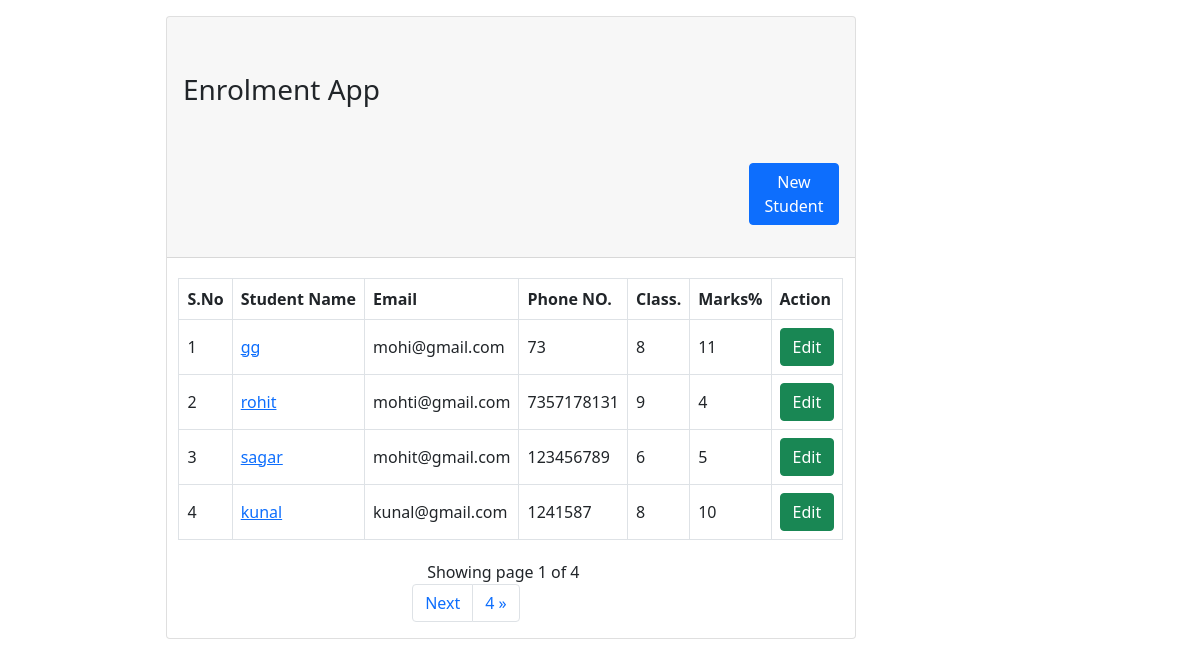
The page / on the database its author committed.
### school_enrolment/models.py (models this page shows, shortened)
class Students(models.Model):
    id=models.AutoField(primary_key=True)
    name=models.CharField(max_length=100)
    father_name=models.CharField(max_length=100)
    dob = models.DateField()
    address=models.TextField(max_length=100)
    city=models.CharField(max_length=100)
    state=models.CharField(max_length=100)
    pincode=models.IntegerField()
    phone=models.CharField(max_length=10, unique=True)
    email = models.EmailField(unique=True)
    class_opted = models.IntegerField()
    marks = models.IntegerField()
    date_enrolled=models.DateTimeField(auto_now_add=True)
    created_at=models.DateTimeField(auto_now_add=True)
    updated_at=models.DateTimeField(auto_now=True)
    objects = models.Manager()
    class Meta:
        db_table = 'students'

### school_enrolment/views.py (the view)
# urls.py: 2. Add a URL to urlpatterns:  path('', views.home, name='home')
def home(request):
    try:
        students = Students.objects.all().order_by('id')
        paginator = Paginator(students, 4)
        page_number = request.GET.get('page')
        page_obj = Paginator.get_page(paginator, page_number)
        context = {
            'page_obj': page_obj
        }
        return render(request, "home.html", context)
    except:
        messages.error(request, "Database table is not created Run migrate command")
    return render(request, "home.html")

### school_enrolment/templates/home.html (shortened to what this page needs)
<!doctype html>
<html lang="en">
<head>
    <link href="https://cdn.jsdelivr.net/npm/bootstrap@5.0.1/dist/css/bootstrap.min.css" rel="stylesheet">
</head>
<body>
<section class="content container-fluid align-middle w-75 p-3 "  >
    <div class="row">
        <div class="col-md-12" style="width: 80%">
            <div class="card">
                <div class="card-header"><br><br>
                    <h3 class="card-title">Enrolment App</h3><br><br>
                    <div class="row">
                        <div class="col-sm-10"></div>
                        <div class="col-sm-2"><a class="btn btn-primary float-right" href="{% url 'add_student' %}">New Student</a></div>
                    </div><br>
                </div>
                <div class="card-body table-responsive p-0">
                    <table class="table table-hover table-bordered text-nowrap align-middle mx-auto col px-md-5" style="padding: 200px;margin:20px;width: 95%"  >
                        <thead>
                        <tr>
                            <th>S.No</th>
                            <th>Student Name</th>
                            <th>Email</th>
                            <th>Phone NO.</th>
                            <th>Class.</th>
                            <th>Marks%</th>
                            <th>Action</th>
                        </tr>
                        </thead>
                        <tbody>
                        {% for student in page_obj %}
                        <tr>
                            <td>{{ student.id }}</td>
                            <td><a href="{% url 'display_student' student.id %}" data-toggle="modal" data-target="#exampleModalCenter{{student.id}}" >{{ student.name }}</a></td>
                            <td>{{ student.email }}</td>
                            <td>{{ student.phone }}</td>
                            <td>{{ student.class_opted }}</td>
                            <td>{{ student.marks }}</td>
                            <td>
                                <a class="btn btn-success" href="{% url 'edit_student' student.id %}">Edit</a>
                            </td>
                        </tr>
                        {% endfor %}
                        </tbody>
                    </table>
                </div>
                <div class="container">
                    <div class="row">
                        <div class="col-4 "> </div>
                        <div class="pagination-container  col align-self-center" >
                            <div style="margin-left: 15px;">
                                Showing page {{page_obj.number}} of {{ page_obj.paginator.num_pages }}
                            </div>
                            <ul class="pagination align-right float-right mr-auto ">
                                {% if page_obj.has_next %}
                                <li class="page-item"> <a class="page-link" href="?page={{ page_obj.next_page_number }}">Next</a></li>
                                <li class="page-item"> <a class="page-link" href="?page={{ page_obj.paginator.num_pages }}">{{ page_obj.paginator.num_pages}} &raquo;</a></li>
                                {% endif %}
                            </ul>
                        </div>
                    </div>
                </div>
            </div>
        </div>
    </div>
</section>
</body>
</html>

### rows shown on the page
Students: id "1", name "gg", email "mohi@gmail.com", phone "73", class_opted "8", marks "11"
Students: id "2", name "rohit", email "mohti@gmail.com", phone "7357178131", class_opted "9", marks "4"
Students: id "3", name "sagar", email "mohit@gmail.com", phone "123456789", class_opted "6", marks "5"
Students: id "4", name "kunal", email "kunal@gmail.com", phone "1241587", class_opted "8", marks "10"

### other values the page prints
{{ page_obj.number }} "1"
{{ page_obj.paginator.num_pages }} "4"
